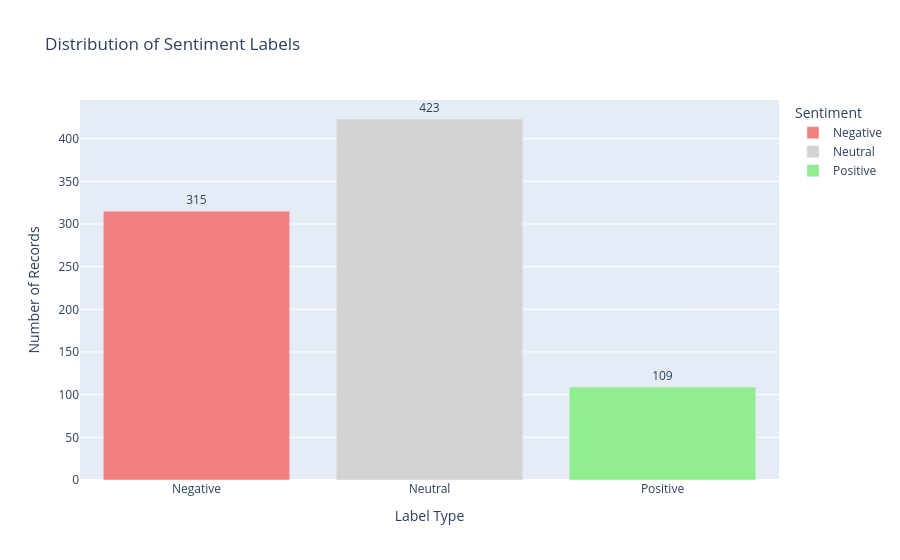

Write notebook code for a chart like this one.
### Code cell
import plotly.express as px
import pandas as pd

# Label 分佈（正面、負面、中立）
label_counts = Reddit['label'].value_counts().sort_index()
label_map = {-1: 'Negative', 0: 'Neutral', 1: 'Positive'}

df_label = pd.DataFrame({
    'Sentiment': [label_map[k] for k in label_counts.index],
    'Count': label_counts.values
})

fig_label = px.bar(
    df_label,
    x='Sentiment',
    y='Count',
    color='Sentiment',
    text='Count',
    title='Distribution of Sentiment Labels',
    color_discrete_sequence=['lightcoral', 'lightgray', 'lightgreen']
)
fig_label.update_traces(textposition='outside')
fig_label.update_layout(yaxis_title='Number of Records', xaxis_title='Label Type')
fig_label.show()

### Figure 1 — Plotly figure (JSON) as saved in the notebook; plotly's stock layout.template omitted (floating-point values rounded to 4 significant figures)
{"data": [{"hovertemplate": "Sentiment=%{x}<br>Count=%{text}<extra></extra>", "legendgroup": "Negative", "marker": {"color": "lightcoral", "pattern": {"shape": ""}}, "name": "Negative", "orientation": "v", "showlegend": true, "text": [315.0], "textposition": "outside", "type": "bar", "x": ["Negative"], "xaxis": "x", "y": [315], "yaxis": "y"}, {"hovertemplate": "Sentiment=%{x}<br>Count=%{text}<extra></extra>", "legendgroup": "Neutral", "marker": {"color": "lightgray", "pattern": {"shape": ""}}, "name": "Neutral", "orientation": "v", "showlegend": true, "text": [423.0], "textposition": "outside", "type": "bar", "x": ["Neutral"], "xaxis": "x", "y": [423], "yaxis": "y"}, {"hovertemplate": "Sentiment=%{x}<br>Count=%{text}<extra></extra>", "legendgroup": "Positive", "marker": {"color": "lightgreen", "pattern": {"shape": ""}}, "name": "Positive", "orientation": "v", "showlegend": true, "text": [109.0], "textposition": "outside", "type": "bar", "x": ["Positive"], "xaxis": "x", "y": [109], "yaxis": "y"}], "layout": {"barmode": "relative", "legend": {"title": {"text": "Sentiment"}, "tracegroupgap": 0}, "title": {"text": "Distribution of Sentiment Labels"}, "xaxis": {"anchor": "y", "categoryarray": ["Negative", "Neutral", "Positive"], "categoryorder": "array", "domain": [0, 1], "title": {"text": "Label Type"}}, "yaxis": {"anchor": "x", "domain": [0, 1], "title": {"text": "Number of Records"}}}}
